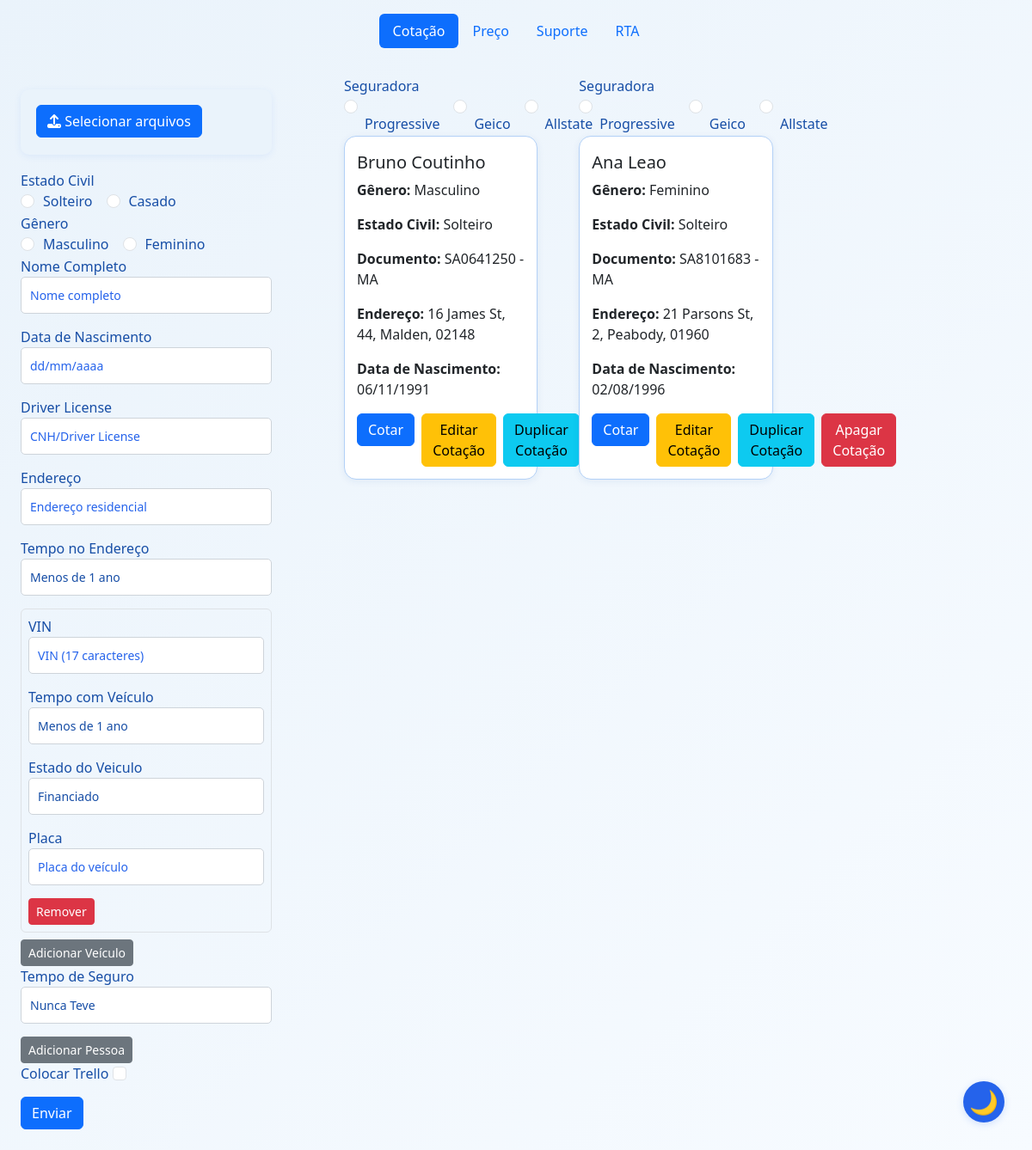
The page / on the database its author committed.
### app/models/cotacao_db.py (models this page shows)
class Cotacao(db.Model):
    __tablename__ = 'cotacao'
    id = db.Column(db.Integer, primary_key=True)
    genero = db.Column(db.String(50), nullable=False)
    nome = db.Column(db.String(100), nullable=False)
    documento = db.Column(db.String(50), nullable=False)
    endereco = db.Column(db.String(200), nullable=False)
    tempo_de_seguro = db.Column(db.String(50), nullable=False)
    data_nascimento = db.Column(db.String(50), nullable=False)
    tempo_no_endereco = db.Column(db.String(50), nullable=False)
    trello_card_id = db.Column(db.String(100))
    estado_civil = db.Column(db.String(20), nullable=False, default='Solteiro')
    nome_conjuge = db.Column(db.String(100))
    data_nascimento_conjuge = db.Column(db.String(50))
    documento_conjuge = db.Column(db.String(50))
    vehicles_json = db.Column(db.Text, nullable=False)
    pessoas_json = db.Column(db.Text, nullable=False, default='[]')

### app/routes/cotacao_routes.py (the view, shortened to what this page needs)
@cotacao_bp.route('/', methods=['GET', 'POST'])
def cotacao():
    cotacao_form = CotacaoForm()
    seguradora_form = SeguradoraForm()
    if cotacao_form.errors:
        print("Erro na validação do formulário:", cotacao_form.errors)
    cotacoes = Cotacao.query.all()
    return render_template('cotacao.html', form=cotacao_form, cotacoes=cotacoes, form_seguradora=seguradora_form)

### app/forms/veiculo_form.py
class VeiculoForm(FlaskForm):
    class Meta:
        csrf = False
    vin = StringField('VIN', validators=[DataRequired()])
    tempo_com_veiculo = SelectField('Tempo com Veículo', choices=[('Menos de 1 ano', 'Menos de 1 ano'), ('1-3 Anos', 'Entre 1 e 3 anos'), ('Mais de 5 Anos', '5 Anos ou mais')], validators=[DataRequired()])
    financiado = SelectField('Estado do Veiculo', choices=[('Financiado', 'Financiado'), ('Quitado', 'Quitado')], validators=[DataRequired()])
    placa = StringField('Placa')

### app/templates/cotacao.html (shortened to what this page needs)
{% extends "base.html" %}
{% block content %}
<div class="content-container">
    <div class="form-section">
        <form class="small-form" method="post" enctype="multipart/form-data">
            <div class="upload-block">
                <label class="btn btn-primary" id="imagem-doc-label" for="imagem_doc" style="margin-bottom:0;">
                    <i class="fas fa-upload"></i> <span id="imagem-doc-label-text">Selecionar arquivos</span>
                </label>
            </div>
            <div class="form-group">
                <label for="estado_civil">{{ form.estado_civil.label }}</label>
                <div class="d-flex">
                    {% for subfield in form.estado_civil %}
                    <div class="form-check form-check-inline">
                        {{ subfield(class="form-check-input") }}
                        <label class="form-check-label" for="{{ subfield.id }}">{{ subfield.label.text }}</label>
                    </div>
                    {% endfor %}
                </div>
            </div>
            <div class="form-group">
                <label for="genero">{{ form.genero.label }}</label>
                <div class="d-flex">
                    {% for subfield in form.genero %}
                    <div class="form-check form-check-inline">
                        {{ subfield(class="form-check-input") }}
                        <label class="form-check-label" for="{{ subfield.id }}">{{ subfield.label.text }}</label>
                    </div>
                    {% endfor %}
                </div>
            </div>
            <div class="form-group">
                <label for="nome">{{ form.nome.label }}</label>
                {{ form.nome(class="form-control", placeholder="Nome completo", title="Nome completo do condutor principal") }}
            </div>
                <div class="form-group">
                    <label for="data_nascimento">{{ form.data_nascimento.label }}</label>
                    {{ form.data_nascimento(class="form-control", data_mask="date", placeholder="dd/mm/aaaa", title="Data de nascimento do condutor principal") }}
                </div>
            <div class="form-group">
                <label for="documento">{{ form.documento.label }}</label>
                {{ form.documento(class="form-control", placeholder="CNH/Driver License", title="Número da CNH ou Driver License do condutor principal") }}
            </div>
            <div class="form-group">
                <label for="endereco">{{ form.endereco.label }}</label>
                {{ form.endereco(class="form-control", placeholder="Endereço residencial", title="Endereço residencial do condutor principal") }}
            </div>
            <div class="form-group">
                <label for="tempo_no_endereco">{{ form.tempo_no_endereco.label }}</label>
                {{ form.tempo_no_endereco(class="form-control", placeholder="Tempo no endereço", title="Tempo de residência no endereço atual") }}
            </div>
            <div id="veiculos-list">
                {% for veiculo_form in form.veiculos %}
                <div class="veiculo-item border rounded p-2 mb-2">
                    <div class="form-group">
                        <label>{{ veiculo_form.vin.label }}</label>
                        {{ veiculo_form.vin(class="form-control", data_mask="vin", maxlength="17", placeholder="VIN (17 caracteres)", title="Número de identificação do veículo (Vehicle Identification Number)") }}
                    </div>
                    <div class="form-group">
                        <label>{{ veiculo_form.tempo_com_veiculo.label }}</label>
                        {{ veiculo_form.tempo_com_veiculo(class="form-control", placeholder="Tempo com o veículo", title="Há quanto tempo possui o veículo") }}
                    </div>
                    <div class="form-group">
                        <label>{{ veiculo_form.financiado.label }}</label>
                        {{ veiculo_form.financiado(class="form-control", placeholder="Situação do veículo", title="Situação financeira do veículo: Quitado ou Financiado") }}
                    </div>
                    <div class="form-group">
                        <label>{{ veiculo_form.placa.label }}</label>
                        {{ veiculo_form.placa(class="form-control", placeholder="Placa do veículo", title="Placa do veículo") }}
                    </div>
                    <button type="button" class="btn btn-danger btn-sm remove-veiculo">Remover</button>
                </div>
                {% endfor %}
            </div>
            <button type="button" class="btn btn-secondary btn-sm" id="add-veiculo">Adicionar Veículo</button>
            <div class="form-group">
                <label for="tempo_de_seguro">{{ form.tempo_de_seguro.label }}</label>
                {{ form.tempo_de_seguro(class="form-control", placeholder="Tempo de seguro", title="Há quanto tempo possui seguro de veículo") }}
            </div>
            <button type="button" class="btn btn-secondary btn-sm" id="add-pessoa">Adicionar Pessoa</button>
            <div class="form-group">
                <label for="colocar_trello">{{ form.colocar_trello.label }}</label>
                {{ form.colocar_trello(class="form-check-input small-button", id="colocar-trello") }}
            </div>
            <div class="button-group">
                {{ form.submit(class="btn btn-primary") }}
            </div>
        </form>
    </div>
    <div class="content-section">
        <div class="row py-3">
            {% for cotacao in cotacoes %}
            <div class="col-md-3 mb-4">
                <div class="card-container px-3 cotacao-card">
                    <div class="seguradora-radios">
                        <div class="form-group">
                            <label for="genero">{{ form_seguradora.seguradora.label }}</label>
                            <div class="d-flex">
                                {% for subfield in form_seguradora.seguradora %}
                                <div class="form-check form-check-inline">
                                    {{ subfield(class="form-check-input") }}
                                    <label class="form-check-label" for="{{ subfield.id }}">{{ subfield.label.text }}</label>
                                </div>
                                {% endfor %}
                            </div>
                        </div>
                        <div class="card h-100">
                            <div class="card-body">
                                <h5 class="card-title">{{ cotacao.nome }}</h5>
                                <p><strong>Gênero:</strong> {{ cotacao.genero }}</p>
                                <p><strong>Estado Civil:</strong> {{ cotacao.estado_civil }}</p>
                                <p><strong>Documento:</strong> {{ cotacao.documento }}</p>
                                <p><strong>Endereço:</strong> {{ cotacao.endereco }}</p>
                                <p><strong>Data de Nascimento:</strong> {{ cotacao.data_nascimento }}</p>
                                <div class="d-flex gap-2">
                                    <form id="cotar-form-{{ cotacao.id }}"
                                        action="{{ url_for('cotar.cotar', cotacao_id=cotacao.id) }}" method="POST">
                                        <button type="button" class="btn btn-primary"
                                            onclick="submitCotarForm({{ cotacao.id }})">Cotar</button>
                                    </form>
                                    <a href="{{ url_for('editar.editarCotacao', cotacao_id=cotacao.id) }}" class="btn btn-warning">
                                        Editar Cotação
                                    </a>
                                    <form action="{{ url_for('duplicar.duplicarCotacao', cotacao_id=cotacao.id) }}"
                                        method="POST" class="form-duplicar-cotacao" style="display:inline;">
                                        <button type="submit" class="btn btn-info">Duplicar Cotação</button>
                                    </form>
                                    <form action="{{ url_for('apagar.apagarCotacao', cotacao_id=cotacao.id) }}"
                                        method="POST" class="form-apagar-cotacao">
                                        <button type="button" class="btn btn-danger remove-cotacao">Apagar Cotação</button>
                                    </form>
                                </div>
                            </div>
                        </div>
                    </div>
                </div>
            </div>
            {% endfor %}
        </div>
    </div>
</div>
{% endblock %}

### app/templates/base.html (shortened to what this page needs)
<!DOCTYPE html>
<html lang="en">
<head>
    <link href="https://cdn.jsdelivr.net/npm/bootstrap@5.3.5/dist/css/bootstrap.min.css" rel="stylesheet">
    <link rel="stylesheet" href="/static/style.css">
</head>
<body class="light-mode">
    <header class="d-flex justify-content-center py-3">
        <ul class="nav nav-pills">
          <li class="nav-item"><a href="/" class="nav-link active" aria-current="page">Cotação</a></li>
          <li class="nav-item"><a href="{{url_for('colocarPreco.colocarPreco')}}" class="nav-link">Preço</a></li>
          <li class="nav-item"><a href="#" class="nav-link">Suporte</a></li>
          <li class="nav-item"><a href="{{url_for('rta.rta')}}" class="nav-link">RTA</a></li>
        </ul>
      </header>
      {% block content %}{% endblock %}
<button id="theme-toggle" class="theme-toggle-btn" aria-label="Alternar tema">
    <span id="theme-icon">🌙</span>
</button>
</body>
</html>

### app/static/style.css (style rules this page uses)
.upload-block { background: #1e293b; border-radius: 10px; padding: 18px 18px 12px 18px; margin-bottom: 18px; box-shadow: 0 2px 8px rgba(37,99,235,0.08); display: flex; flex-direction: column; align-items: flex-start; }
body.light-mode .upload-block { background: #eaf3fb; }
body, html { height: 100%; margin: 0; padding: 0; font-family: 'Segoe UI', 'Roboto', Arial, sans-serif; transition: background 0.5s, color 0.5s; }
body.light-mode { background: linear-gradient(135deg, #eaf3fb 0%, #f7fbff 100%); color: #174ea6; }
.form-control { width: 100%; padding: 10px; font-size: 14px; border: 1px solid #ced4da; border-radius: 5px; margin-bottom: 15px; background: #fff; color: #174ea6; transition: background 0.5s, color 0.5s, border-color 0.5s; }
.form-control::placeholder { color: #2563eb; opacity: 1; font-weight: 500; }
.theme-toggle-btn { position: fixed; bottom: 32px; right: 32px; z-index: 9999; width: 48px; height: 48px; border-radius: 50%; border: none; background: #2563eb; color: #fff; box-shadow: 0 2px 8px rgba(37,99,235,0.18); display: flex; align-items: center; justify-content: center; font-size: 1.7rem; cursor: pointer; transition: background 0.3s; }
#theme-icon { pointer-events: none; transition: color 0.3s; }
.d-flex .form-check-input { margin-right: 10px; }
.button-group { display: flex; gap: 10px; margin-top: 15px; }
.content-container { display: flex; flex-wrap: wrap; gap: 0; min-height: 70vh; }
.form-section { width: 340px; min-width: 300px; max-width: 400px; padding: 32px 24px 24px 24px; background: transparent; border-radius: 12px; box-shadow: none; margin-right: 32px; }
.content-section { flex: 1; padding: 0 12px; }
.card-container { position: relative; padding: 0; margin-bottom: 24px; transition: z-index 0.2s; overflow: visible; }
.card { border-radius: 14px; box-shadow: 0 2px 8px rgba(23, 78, 166, 0.08); border: 1.5px solid #b3d1f7; background: #fff; transition: box-shadow 0.2s, border-color 0.2s; position: relative; z-index: 1; }
.card-body { padding: 18px 14px 14px 14px; }
.card-container .seguradora-radios { transition: transform 0.2s cubic-bezier(.4,2,.6,1), box-shadow 0.2s; margin-bottom: 18px; transform-origin: top center; position: relative; z-index: 2; }
.card-container .seguradora-radios input, .card-container .seguradora-radios label { pointer-events: auto; position: relative; z-index: 3; }
.content-section .row { display: flex; flex-wrap: wrap; margin-left: -8px; margin-right: -8px; }
.content-section .col-md-3 { flex: 0 0 25%; max-width: 25%; padding-left: 8px; padding-right: 8px; }
@media (max-width: 1400px) { .content-section .col-md-3 { flex: 0 0 33.3333%; max-width: 33.3333%; } }

### rows shown on the page
Cotacao: seguradora.label "Seguradora", label.text "Progressive" "Geico" "Allstate", nome "Bruno Coutinho", genero "Masculino", estado_civil "Solteiro", documento "SA0641250 - MA", endereco "16 James St, 44, Malden, 02148", data_nascimento "06/11/1991"
Cotacao: seguradora.label "Seguradora", label.text "Progressive" "Geico" "Allstate", nome "Ana Leao", genero "Feminino", estado_civil "Solteiro", documento "SA8101683 - MA", endereco "21 Parsons St, 2, Peabody, 01960", data_nascimento "02/08/1996"

### other values the page prints
{{ subfield.label.text }} "Solteiro" "Casado"
{{ subfield.label.text }} "Masculino" "Feminino"
{{ veiculo_form.vin.label }} "VIN"
{{ veiculo_form.tempo_com_veiculo.label }} "Tempo com Veículo"
{{ veiculo_form.financiado.label }} "Estado do Veiculo"
{{ veiculo_form.placa.label }} "Placa"
